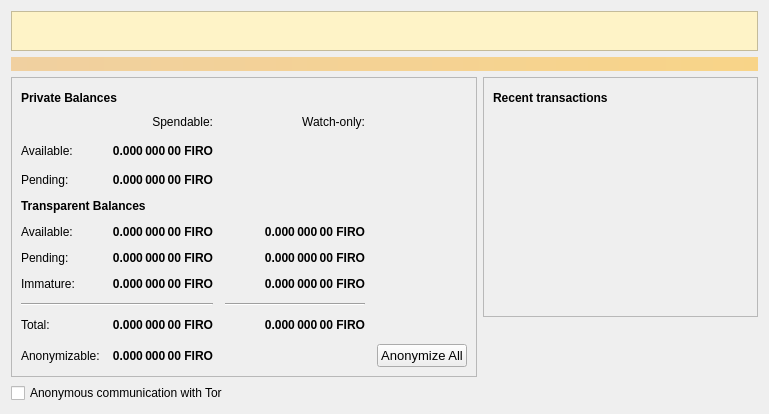
<?xml version="1.0" encoding="UTF-8"?>
<ui version="4.0">
 <class>OverviewPage</class>
 <widget class="QWidget" name="OverviewPage">
  <property name="geometry">
   <rect>
    <x>0</x>
    <y>0</y>
    <width>769</width>
    <height>407</height>
   </rect>
  </property>
  <property name="windowTitle">
   <string>Form</string>
  </property>
  <layout class="QVBoxLayout" name="topLayout">
   <item>
     <widget class="QFrame" name="warningFrame">
      <property name="frameShape">
       <enum>QFrame::StyledPanel</enum>
      </property>
      <property name="frameShadow">
       <enum>QFrame::Raised</enum>
      </property>
       <property name="styleSheet">
         <string>font-size: 14px; color: #92400E; background-color:#FEF3C7;</string>
       </property>
      <layout class="QHBoxLayout" name="warningLayout">
       <item>
        <spacer name="horizontalSpacer_warning1">
          <property name="orientation">
          <enum>Qt::Horizontal</enum>
          </property>
          <property name="sizeHint" stdset="0">
          <size>
          <width>20</width>
          <height>20</height>
          </size>
          </property>
        </spacer>
       </item>
       <item>
         <widget class="QLabel" name="textWarning1">
           <property name="text">
           <string> </string>
           </property>
           <property name="alignment">
             <set>Qt::AlignCenter</set>
           </property>
         </widget>
       </item>
       <item>
       <widget class="QPushButton" name="migrateButton">
         <property name="text">
         <string> Click here </string>
         </property>
         <property name="styleSheet">
          <string>padding-left: -60px; padding-right: -60px; font-weight: bold</string>
         </property>
       </widget>
       </item>
       <item>
         <widget class="QLabel" name="textWarning2">
           <property name="text">
           <string> </string>
           </property>
           <property name="alignment">
             <set>Qt::AlignCenter</set>
           </property>
         </widget>
       </item>
       <item>
        <spacer name="horizontalSpacer_warning2">
          <property name="orientation">
          <enum>Qt::Horizontal</enum>
          </property>
          <property name="sizeHint" stdset="0">
          <size>
          <width>40</width>
          <height>20</height>
          </size>
          </property>
        </spacer>
       </item>
      </layout>
      </widget>
   </item>
   <item>
    <widget class="QLabel" name="labelAlerts">
     <property name="visible">
      <bool>false</bool>
     </property>
     <property name="styleSheet">
      <string notr="true">QLabel { background-color: qlineargradient(x1: 0, y1: 0, x2: 1, y2: 0, stop:0 #F0D0A0, stop:1 #F8D488); color:#000000; }</string>
     </property>
     <property name="wordWrap">
      <bool>true</bool>
     </property>
     <property name="margin">
      <number>3</number>
     </property>
     <property name="textInteractionFlags">
      <set>Qt::TextSelectableByMouse</set>
     </property>
    </widget>
   </item>
   <item>
    <layout class="QHBoxLayout" name="horizontalLayout" stretch="1,1">
     <item>
      <layout class="QVBoxLayout" name="verticalLayout_2">
       <item>
        <widget class="QFrame" name="frame">
         <property name="frameShape">
          <enum>QFrame::StyledPanel</enum>
         </property>
         <property name="frameShadow">
          <enum>QFrame::Raised</enum>
         </property>
         <layout class="QVBoxLayout" name="verticalLayout_4">
          <item>
           <layout class="QHBoxLayout" name="horizontalLayout_4">
            <item>
             <widget class="QLabel" name="label_5">
              <property name="font">
               <font>
                <weight>75</weight>
                <bold>true</bold>
               </font>
              </property>
              <property name="text">
               <string>Private Balances</string>
              </property>
             </widget>
            </item>
            <item>
             <widget class="QPushButton" name="labelWalletStatus">
              <property name="enabled">
               <bool>true</bool>
              </property>
              <property name="maximumSize">
               <size>
                <width>30</width>
                <height>16777215</height>
               </size>
              </property>
              <property name="toolTip">
               <string>The displayed information may be out of date. Your wallet automatically synchronizes with the Firo network after a connection is established, but this process has not completed yet.</string>
              </property>
              <property name="text">
               <string/>
              </property>
              <property name="icon">
               <iconset resource="../bitcoin.qrc">
                <normaloff>:/icons/warning</normaloff>
                <disabledoff>:/icons/warning</disabledoff>:/icons/warning</iconset>
              </property>
              <property name="iconSize">
               <size>
                <width>24</width>
                <height>24</height>
               </size>
              </property>
              <property name="flat">
               <bool>true</bool>
              </property>
             </widget>
            </item>
            <item>
             <spacer name="horizontalSpacer_3">
              <property name="orientation">
               <enum>Qt::Horizontal</enum>
              </property>
              <property name="sizeHint" stdset="0">
               <size>
                <width>40</width>
                <height>20</height>
               </size>
              </property>
             </spacer>
            </item>
           </layout>
          </item>
          <item>
           <layout class="QGridLayout" name="gridLayout">
            <property name="spacing">
             <number>12</number>
            </property>
            <item row="16" column="0">
             <widget class="QLabel" name="labelAnonymizableText">
              <property name="text">
               <string>Anonymizable:</string>
              </property>
             </widget>
            </item>
            <item row="2" column="3">
             <spacer name="horizontalSpacer_2">
              <property name="orientation">
               <enum>Qt::Horizontal</enum>
              </property>
              <property name="sizeHint" stdset="0">
               <size>
                <width>40</width>
                <height>20</height>
               </size>
              </property>
             </spacer>
            </item>
            <item row="6" column="0" colspan="2">
             <widget class="QLabel" name="label">
              <property name="font">
               <font>
                <weight>75</weight>
                <bold>true</bold>
               </font>
              </property>
              <property name="text">
               <string>Transparent Balances</string>
              </property>
             </widget>
            </item>
            <item row="16" column="1">
             <widget class="QLabel" name="labelAnonymizable">
              <property name="font">
               <font>
                <weight>75</weight>
                <bold>true</bold>
               </font>
              </property>
              <property name="text">
               <string>0.000 000 00 FIRO</string>
              </property>
              <property name="alignment">
               <set>Qt::AlignRight|Qt::AlignTrailing|Qt::AlignVCenter</set>
              </property>
             </widget>
            </item>
            <item row="11" column="2">
             <widget class="QLabel" name="labelWatchPending">
              <property name="font">
               <font>
                <weight>75</weight>
                <bold>true</bold>
               </font>
              </property>
              <property name="cursor">
               <cursorShape>IBeamCursor</cursorShape>
              </property>
              <property name="toolTip">
               <string>Unconfirmed transactions to watch-only addresses</string>
              </property>
              <property name="text">
               <string notr="true">0.000 000 00 FIRO</string>
              </property>
              <property name="alignment">
               <set>Qt::AlignRight|Qt::AlignTrailing|Qt::AlignVCenter</set>
              </property>
              <property name="textInteractionFlags">
               <set>Qt::LinksAccessibleByMouse|Qt::TextSelectableByKeyboard|Qt::TextSelectableByMouse</set>
              </property>
             </widget>
            </item>
            <item row="10" column="1">
             <widget class="QLabel" name="labelBalance">
              <property name="font">
               <font>
                <weight>75</weight>
                <bold>true</bold>
               </font>
              </property>
              <property name="cursor">
               <cursorShape>IBeamCursor</cursorShape>
              </property>
              <property name="toolTip">
               <string>Your current spendable balance</string>
              </property>
              <property name="text">
               <string notr="true">0.000 000 00 FIRO</string>
              </property>
              <property name="alignment">
               <set>Qt::AlignRight|Qt::AlignTrailing|Qt::AlignVCenter</set>
              </property>
              <property name="textInteractionFlags">
               <set>Qt::LinksAccessibleByMouse|Qt::TextSelectableByKeyboard|Qt::TextSelectableByMouse</set>
              </property>
             </widget>
            </item>
            <item row="0" column="1">
             <widget class="QLabel" name="labelSpendable">
              <property name="text">
               <string>Spendable:</string>
              </property>
              <property name="alignment">
               <set>Qt::AlignRight|Qt::AlignTrailing|Qt::AlignVCenter</set>
              </property>
             </widget>
            </item>
            <item row="10" column="2">
             <widget class="QLabel" name="labelWatchAvailable">
              <property name="font">
               <font>
                <weight>75</weight>
                <bold>true</bold>
               </font>
              </property>
              <property name="cursor">
               <cursorShape>IBeamCursor</cursorShape>
              </property>
              <property name="toolTip">
               <string>Your current balance in watch-only addresses</string>
              </property>
              <property name="text">
               <string notr="true">0.000 000 00 FIRO</string>
              </property>
              <property name="alignment">
               <set>Qt::AlignRight|Qt::AlignTrailing|Qt::AlignVCenter</set>
              </property>
              <property name="textInteractionFlags">
               <set>Qt::LinksAccessibleByMouse|Qt::TextSelectableByKeyboard|Qt::TextSelectableByMouse</set>
              </property>
             </widget>
            </item>
            <item row="11" column="0">
             <widget class="QLabel" name="labelPendingText">
              <property name="text">
               <string>Pending:</string>
              </property>
             </widget>
            </item>
            <item row="5" column="1">
             <widget class="QLabel" name="labelUnconfirmedPrivate">
              <property name="font">
               <font>
                <weight>75</weight>
                <bold>true</bold>
               </font>
              </property>
              <property name="cursor">
               <cursorShape>IBeamCursor</cursorShape>
              </property>
              <property name="toolTip">
               <string>Total of anonymize transactions that have yet to be confirmed, and do not yet count toward the spendable balance</string>
              </property>
              <property name="text">
               <string>0.000 000 00 FIRO</string>
              </property>
              <property name="alignment">
               <set>Qt::AlignRight|Qt::AlignTrailing|Qt::AlignVCenter</set>
              </property>
              <property name="textInteractionFlags">
               <set>Qt::LinksAccessibleByMouse|Qt::TextSelectableByKeyboard|Qt::TextSelectableByMouse</set>
              </property>
             </widget>
            </item>
            <item row="5" column="0">
             <widget class="QLabel" name="labelUnconfirmedPrivateText">
              <property name="text">
               <string>Pending:</string>
              </property>
             </widget>
            </item>
            <item row="13" column="2">
             <widget class="Line" name="lineWatchBalance">
              <property name="sizePolicy">
               <sizepolicy hsizetype="Preferred" vsizetype="Fixed">
                <horstretch>0</horstretch>
                <verstretch>0</verstretch>
               </sizepolicy>
              </property>
              <property name="minimumSize">
               <size>
                <width>140</width>
                <height>0</height>
               </size>
              </property>
              <property name="orientation">
               <enum>Qt::Horizontal</enum>
              </property>
             </widget>
            </item>
            <item row="15" column="0">
             <widget class="QLabel" name="labelTotalText">
              <property name="text">
               <string>Total:</string>
              </property>
             </widget>
            </item>
            <item row="0" column="2">
             <widget class="QLabel" name="labelWatchonly">
              <property name="text">
               <string>Watch-only:</string>
              </property>
              <property name="alignment">
               <set>Qt::AlignRight|Qt::AlignTrailing|Qt::AlignVCenter</set>
              </property>
             </widget>
            </item>
            <item row="10" column="0">
             <widget class="QLabel" name="labelBalanceText">
              <property name="text">
               <string>Available:</string>
              </property>
             </widget>
            </item>
            <item row="15" column="1">
             <widget class="QLabel" name="labelTotal">
              <property name="font">
               <font>
                <weight>75</weight>
                <bold>true</bold>
               </font>
              </property>
              <property name="cursor">
               <cursorShape>IBeamCursor</cursorShape>
              </property>
              <property name="toolTip">
               <string>Your current total balance</string>
              </property>
              <property name="text">
               <string notr="true">0.000 000 00 FIRO</string>
              </property>
              <property name="alignment">
               <set>Qt::AlignRight|Qt::AlignTrailing|Qt::AlignVCenter</set>
              </property>
              <property name="textInteractionFlags">
               <set>Qt::LinksAccessibleByMouse|Qt::TextSelectableByKeyboard|Qt::TextSelectableByMouse</set>
              </property>
             </widget>
            </item>
            <item row="15" column="2">
             <widget class="QLabel" name="labelWatchTotal">
              <property name="font">
               <font>
                <weight>75</weight>
                <bold>true</bold>
               </font>
              </property>
              <property name="cursor">
               <cursorShape>IBeamCursor</cursorShape>
              </property>
              <property name="toolTip">
               <string>Current total balance in watch-only addresses</string>
              </property>
              <property name="text">
               <string notr="true">0.000 000 00 FIRO</string>
              </property>
              <property name="alignment">
               <set>Qt::AlignRight|Qt::AlignTrailing|Qt::AlignVCenter</set>
              </property>
              <property name="textInteractionFlags">
               <set>Qt::LinksAccessibleByMouse|Qt::TextSelectableByKeyboard|Qt::TextSelectableByMouse</set>
              </property>
             </widget>
            </item>
            <item row="13" column="0" colspan="2">
             <widget class="Line" name="lineTotalBalance">
              <property name="orientation">
               <enum>Qt::Horizontal</enum>
              </property>
             </widget>
            </item>
            <item row="11" column="1">
             <widget class="QLabel" name="labelUnconfirmed">
              <property name="font">
               <font>
                <weight>75</weight>
                <bold>true</bold>
               </font>
              </property>
              <property name="cursor">
               <cursorShape>IBeamCursor</cursorShape>
              </property>
              <property name="toolTip">
               <string>Total of transactions that have yet to be confirmed, and do not yet count toward the spendable balance</string>
              </property>
              <property name="text">
               <string notr="true">0.000 000 00 FIRO</string>
              </property>
              <property name="alignment">
               <set>Qt::AlignRight|Qt::AlignTrailing|Qt::AlignVCenter</set>
              </property>
              <property name="textInteractionFlags">
               <set>Qt::LinksAccessibleByMouse|Qt::TextSelectableByKeyboard|Qt::TextSelectableByMouse</set>
              </property>
             </widget>
            </item>
            <item row="16" column="4">
             <widget class="QPushButton" name="anonymizeButton">
              <property name="sizePolicy">
               <sizepolicy hsizetype="Minimum" vsizetype="Minimum">
                <horstretch>0</horstretch>
                <verstretch>0</verstretch>
               </sizepolicy>
              </property>
              <property name="font">
               <font>
                <pointsize>10</pointsize>
               </font>
              </property>
              <property name="text">
               <string>Anonymize All</string>
              </property>
             </widget>
            </item>
            <item row="12" column="0">
             <widget class="QLabel" name="labelImmatureText">
              <property name="text">
               <string>Immature:</string>
              </property>
             </widget>
            </item>
            <item row="12" column="1">
             <widget class="QLabel" name="labelImmature">
              <property name="font">
               <font>
                <weight>75</weight>
                <bold>true</bold>
               </font>
              </property>
              <property name="cursor">
               <cursorShape>IBeamCursor</cursorShape>
              </property>
              <property name="toolTip">
               <string>Mined balance that has not yet matured</string>
              </property>
              <property name="text">
               <string notr="true">0.000 000 00 FIRO</string>
              </property>
              <property name="alignment">
               <set>Qt::AlignRight|Qt::AlignTrailing|Qt::AlignVCenter</set>
              </property>
              <property name="textInteractionFlags">
               <set>Qt::LinksAccessibleByMouse|Qt::TextSelectableByKeyboard|Qt::TextSelectableByMouse</set>
              </property>
             </widget>
            </item>
            <item row="12" column="2">
             <widget class="QLabel" name="labelWatchImmature">
              <property name="font">
               <font>
                <weight>75</weight>
                <bold>true</bold>
               </font>
              </property>
              <property name="cursor">
               <cursorShape>IBeamCursor</cursorShape>
              </property>
              <property name="toolTip">
               <string>Mined balance in watch-only addresses that has not yet matured</string>
              </property>
              <property name="text">
               <string notr="true">0.000 000 00 FIRO</string>
              </property>
              <property name="alignment">
               <set>Qt::AlignRight|Qt::AlignTrailing|Qt::AlignVCenter</set>
              </property>
              <property name="textInteractionFlags">
               <set>Qt::LinksAccessibleByMouse|Qt::TextSelectableByKeyboard|Qt::TextSelectableByMouse</set>
              </property>
             </widget>
            </item>
            <item row="2" column="0">
             <widget class="QLabel" name="labelPrivateText">
              <property name="text">
               <string>Available:</string>
              </property>
             </widget>
            </item>
            <item row="2" column="1">
             <widget class="QLabel" name="labelPrivate">
              <property name="font">
               <font>
                <weight>75</weight>
                <bold>true</bold>
               </font>
              </property>
              <property name="cursor">
               <cursorShape>IBeamCursor</cursorShape>
              </property>
              <property name="toolTip">
               <string>Your current spendable anonymized balance</string>
              </property>
              <property name="text">
               <string>0.000 000 00 FIRO</string>
              </property>
              <property name="alignment">
               <set>Qt::AlignRight|Qt::AlignTrailing|Qt::AlignVCenter</set>
              </property>
              <property name="textInteractionFlags">
               <set>Qt::LinksAccessibleByMouse|Qt::TextSelectableByKeyboard|Qt::TextSelectableByMouse</set>
              </property>
             </widget>
            </item>
           </layout>
          </item>
         </layout>
        </widget>
       </item>
       <item>
        <spacer name="verticalSpacer">
         <property name="orientation">
          <enum>Qt::Vertical</enum>
         </property>
         <property name="sizeHint" stdset="0">
          <size>
           <width>20</width>
           <height>40</height>
          </size>
         </property>
        </spacer>
       </item>
       <item>
        <widget class="QCheckBox" name="checkboxEnabledTor">
         <property name="enabled">
          <bool>true</bool>
         </property>
         <property name="text">
          <string>Anonymous communication with Tor</string>
         </property>
         <property name="checked">
          <bool>false</bool>
         </property>
        </widget>
       </item>
      </layout>
     </item>
     <item>
      <layout class="QVBoxLayout" name="verticalLayout_3">
       <item>
        <widget class="QFrame" name="frame_2">
         <property name="frameShape">
          <enum>QFrame::StyledPanel</enum>
         </property>
         <property name="frameShadow">
          <enum>QFrame::Raised</enum>
         </property>
         <layout class="QVBoxLayout" name="verticalLayout">
          <item>
           <layout class="QHBoxLayout" name="horizontalLayout_2">
            <item>
             <widget class="QLabel" name="label_4">
              <property name="font">
               <font>
                <weight>75</weight>
                <bold>true</bold>
               </font>
              </property>
              <property name="text">
               <string>Recent transactions</string>
              </property>
             </widget>
            </item>
            <item>
             <widget class="QPushButton" name="labelTransactionsStatus">
              <property name="enabled">
               <bool>true</bool>
              </property>
              <property name="maximumSize">
               <size>
                <width>30</width>
                <height>16777215</height>
               </size>
              </property>
              <property name="toolTip">
               <string>The displayed information may be out of date. Your wallet automatically synchronizes with the Firo network after a connection is established, but this process has not completed yet.</string>
              </property>
              <property name="text">
               <string/>
              </property>
              <property name="icon">
               <iconset resource="../bitcoin.qrc">
                <normaloff>:/icons/warning</normaloff>
                <disabledoff>:/icons/warning</disabledoff>:/icons/warning</iconset>
              </property>
              <property name="iconSize">
               <size>
                <width>24</width>
                <height>24</height>
               </size>
              </property>
              <property name="flat">
               <bool>true</bool>
              </property>
             </widget>
            </item>
            <item>
             <spacer name="horizontalSpacer">
              <property name="orientation">
               <enum>Qt::Horizontal</enum>
              </property>
              <property name="sizeHint" stdset="0">
               <size>
                <width>40</width>
                <height>20</height>
               </size>
              </property>
             </spacer>
            </item>
           </layout>
          </item>
          <item>
           <widget class="QListView" name="listTransactions">
            <property name="styleSheet">
             <string notr="true">QListView { background: transparent; }</string>
            </property>
            <property name="frameShape">
             <enum>QFrame::NoFrame</enum>
            </property>
            <property name="verticalScrollBarPolicy">
             <enum>Qt::ScrollBarAlwaysOff</enum>
            </property>
            <property name="horizontalScrollBarPolicy">
             <enum>Qt::ScrollBarAlwaysOff</enum>
            </property>
            <property name="selectionMode">
             <enum>QAbstractItemView::NoSelection</enum>
            </property>
           </widget>
          </item>
         </layout>
        </widget>
       </item>
        <item>
        <spacer name="verticalSpacer_2">
         <property name="orientation">
          <enum>Qt::Vertical</enum>
         </property>
         <property name="sizeHint" stdset="0">
          <size>
           <width>20</width>
           <height>40</height>
          </size>
         </property>
        </spacer>
       </item>
      </layout>
     </item>
    </layout>
   </item>
  </layout>
 </widget>
 <resources>
  <include location="../bitcoin.qrc"/>
 </resources>
 <connections/>
</ui>
